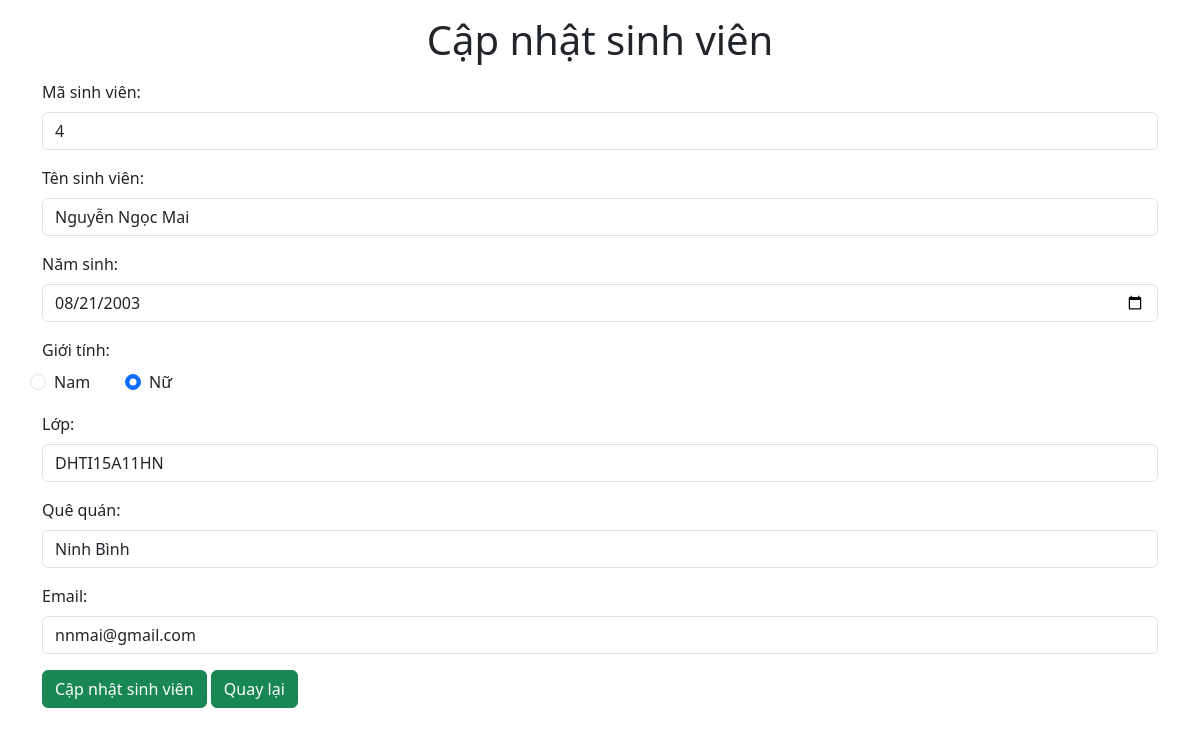
/lib/update.php?this_id=4, run on the app's committed database.
### tables this page shows
CREATE TABLE `sinhvien` (
  `masv` int(11) NOT NULL,
  `tensv` varchar(40) NOT NULL,
  `namsinh` date NOT NULL,
  `gioitinh` varchar(10) NOT NULL,
  `lop` varchar(20) NOT NULL,
  `quequan` varchar(50) NOT NULL,
  `email` varchar(50) NOT NULL,
  `gpa` double NOT NULL
);

### lib/update.php (the view, shortened to what this page needs)
<?php
require "../data/db.php";
$this_id = $_GET['this_id'];
$sql = "SELECT * FROM sinhvien WHERE masv='$this_id'";
$result = mysqli_query($conn, $sql);
$row = mysqli_fetch_array($result);
?>
<!DOCTYPE html>
<html lang="en">
<head>
    <link href="https://cdn.jsdelivr.net/npm/bootstrap@5.3.3/dist/css/bootstrap.min.css" rel="stylesheet">
</head>
<body>
    <div class="container mt-3">
    <form action="../lib/update.php" method="post">
            <h1 style="text-align: center;">Cập nhật sinh viên</h1>
            <div class="mb-3 mt-3">
                <label class="form-label">Mã sinh viên:</label>
                <input type="text" class="form-control" id="masv" name="masv" value="<?php echo $row['masv']; ?>" readonly>
            </div>
            <div class="mb-3">
                <label class="form-label">Tên sinh viên:</label>
                <input type="text" class="form-control" id="tensv" name="tensv" value="<?php echo $row['tensv']; ?>">
            </div>
            <div class="mb-3">
                <label class="form-label">Năm sinh:</label>
                <input type="date" class="form-control" id="ns" name="ns" value="<?php echo $row['namsinh']; ?>">
            </div>
            <div class="mb-3 row">
                <label class="form-label">Giới tính:</label>
                <div class="form-check col-1">
                    <input type="radio" class="form-check-input" id="radio1" name="optradio" value="Nam" <?php echo (strcasecmp($row['gioitinh'], 'Nam') == 0) ? 'checked' : ''; ?>>Nam
                </div>
                <div class="form-check col-1">
                    <input type="radio" class="form-check-input" id="radio2" name="optradio" value="Nữ" <?php echo (strcasecmp($row['gioitinh'], 'Nữ') == 0) ? 'checked' : ''; ?>>Nữ
                </div>
            </div>
            <div class="mb-3">
                <label class="form-label">Lớp:</label>
                <input type="text" class="form-control" id="lop" name="lop" value="<?php echo $row['lop']; ?>">
            </div>
            <div class="mb-3">
                <label class="form-label">Quê quán:</label>
                <input type="text" class="form-control" id="que" name="que" value="<?php echo $row['quequan']; ?>">
            </div>
            <div class="mb-3">
                <label class="form-label">Email:</label>
                <input type="email" class="form-control" id="email" name="email" value="<?php echo $row['email']; ?>">
            </div>
            <button type="submit" class="btn btn-success" name="btncapnhat">Cập nhật sinh viên</button>
            <button type="submit" class="btn btn-success" name="btncapnhat"><a href="/QuanLySinhVien/?page=home" style="text-decoration: none; color:white">Quay lại</a></button>
        </form>
    </div>
</body>
</html>

### data on the page
sinhvien: masv "4", tensv "Nguyễn Ngọc Mai", ns "08/21/2003", gioitinh "☑", lop "DHTI15A11HN", que "Ninh Bình", email "nnmai@gmail.com"
